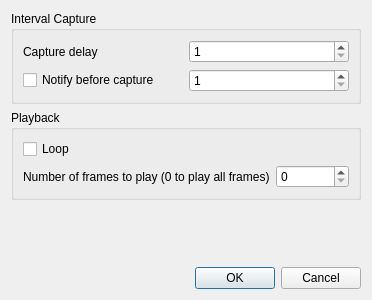
<?xml version="1.0" encoding="UTF-8"?>
<ui version="4.0">
 <class>SmConfig_UI</class>
 <widget class="QDialog" name="SmConfig_UI">
  <property name="geometry">
   <rect>
    <x>0</x>
    <y>0</y>
    <width>372</width>
    <height>300</height>
   </rect>
  </property>
  <property name="windowTitle">
   <string>Dialog</string>
  </property>
  <layout class="QGridLayout" name="gridLayout_2">
   <item row="1" column="0" colspan="3">
    <widget class="QGroupBox" name="groupBox">
     <property name="title">
      <string>Playback</string>
     </property>
     <layout class="QGridLayout" name="gridLayout">
      <item row="0" column="0">
       <widget class="QCheckBox" name="sm_loop">
        <property name="text">
         <string>Loop</string>
        </property>
       </widget>
      </item>
      <item row="1" column="0">
       <widget class="QLabel" name="label_3">
        <property name="text">
         <string>Number of frames to play (0 to play all frames)</string>
        </property>
       </widget>
      </item>
      <item row="1" column="1">
       <widget class="QSpinBox" name="sm_framesplayback">
        <property name="maximum">
         <number>500</number>
        </property>
       </widget>
      </item>
     </layout>
    </widget>
   </item>
   <item row="2" column="2">
    <spacer name="verticalSpacer">
     <property name="orientation">
      <enum>Qt::Vertical</enum>
     </property>
     <property name="sizeHint" stdset="0">
      <size>
       <width>104</width>
       <height>5</height>
      </size>
     </property>
    </spacer>
   </item>
   <item row="3" column="1" colspan="2">
    <widget class="QDialogButtonBox" name="buttonBox">
     <property name="orientation">
      <enum>Qt::Horizontal</enum>
     </property>
     <property name="standardButtons">
      <set>QDialogButtonBox::Cancel|QDialogButtonBox::Ok</set>
     </property>
    </widget>
   </item>
   <item row="0" column="0" colspan="3">
    <widget class="QGroupBox" name="groupBox_2">
     <property name="title">
      <string>Interval Capture</string>
     </property>
     <layout class="QGridLayout" name="gridLayout_3">
      <item row="0" column="0">
       <widget class="QLabel" name="label">
        <property name="text">
         <string>Capture delay</string>
        </property>
       </widget>
      </item>
      <item row="0" column="1">
       <widget class="KPluralHandlingSpinBox" name="sm_interval">
        <property name="minimum">
         <number>1</number>
        </property>
        <property name="maximum">
         <number>10000</number>
        </property>
       </widget>
      </item>
      <item row="1" column="0">
       <widget class="QCheckBox" name="sm_prenotify">
        <property name="text">
         <string>Notify before capture</string>
        </property>
       </widget>
      </item>
      <item row="1" column="1">
       <widget class="KPluralHandlingSpinBox" name="sm_notifytime">
        <property name="minimum">
         <number>1</number>
        </property>
        <property name="maximum">
         <number>10000</number>
        </property>
       </widget>
      </item>
     </layout>
    </widget>
   </item>
  </layout>
 </widget>
 <customwidgets>
  <customwidget>
   <class>KPluralHandlingSpinBox</class>
   <extends>QSpinBox</extends>
   <header>kpluralhandlingspinbox.h</header>
  </customwidget>
 </customwidgets>
 <resources/>
 <connections>
  <connection>
   <sender>buttonBox</sender>
   <signal>accepted()</signal>
   <receiver>SmConfig_UI</receiver>
   <slot>accept()</slot>
   <hints>
    <hint type="sourcelabel">
     <x>248</x>
     <y>254</y>
    </hint>
    <hint type="destinationlabel">
     <x>157</x>
     <y>274</y>
    </hint>
   </hints>
  </connection>
  <connection>
   <sender>buttonBox</sender>
   <signal>rejected()</signal>
   <receiver>SmConfig_UI</receiver>
   <slot>reject()</slot>
   <hints>
    <hint type="sourcelabel">
     <x>316</x>
     <y>260</y>
    </hint>
    <hint type="destinationlabel">
     <x>286</x>
     <y>274</y>
    </hint>
   </hints>
  </connection>
 </connections>
</ui>
